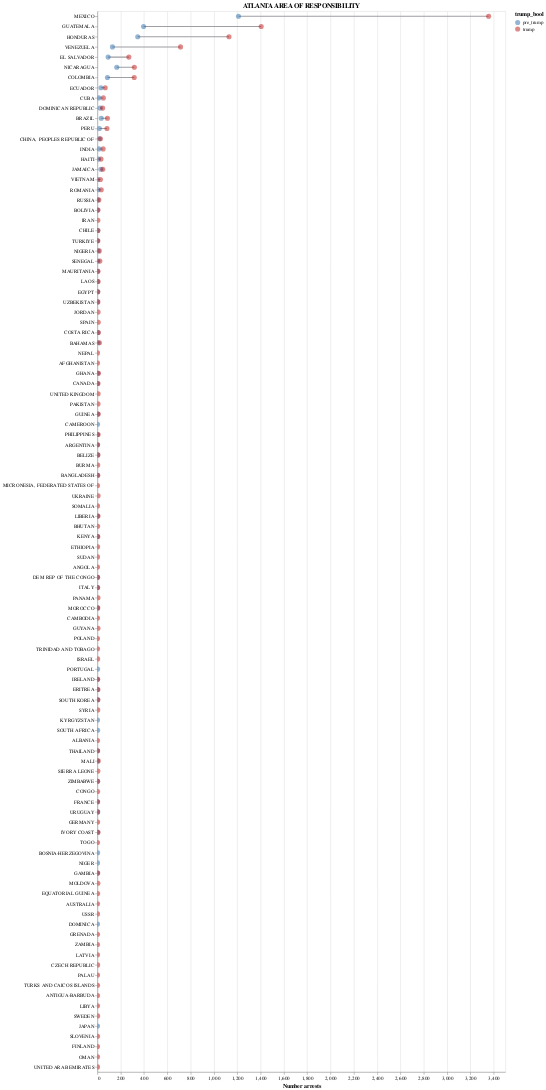

The cell this chart's notebook holds for it:
### Code cell
country_pre_post_plot('ATLANTA AREA OF RESPONSIBILITY', interactive=True)

### Figure 1 — Vega-Lite specification as saved in the notebook (floating-point values rounded to 4 significant figures; data arrays with more than 128 entries replaced by an {"elided": "..."} marker saying what was removed)
{"config": {"view": {"continuousWidth": 300, "continuousHeight": 300}}, "layer": [{"mark": {"type": "line", "color": "#9E9EA3"}, "encoding": {"detail": {"field": "citizenship_country", "type": "nominal"}, "x": {"field": "num_arrests", "type": "quantitative"}, "y": {"field": "citizenship_country", "sort": {"elided": "187 str values"}, "type": "nominal"}}, "name": "view_6"}, {"mark": {"type": "point", "filled": true, "opacity": 0.5, "size": 100}, "encoding": {"color": {"field": "trump_bool", "scale": {"domain": ["pre_trump", "trump"], "range": ["#2a6ca8", "#bf1515"]}, "type": "nominal"}, "x": {"field": "num_arrests", "title": "Number arrests", "type": "quantitative"}, "y": {"field": "citizenship_country", "sort": {"elided": "187 str values"}, "title": "", "type": "nominal"}}, "title": "ATLANTA AREA OF RESPONSIBILITY"}], "data": {"name": "data-b28788f5b258ad5b96861580a79dcbe8"}, "params": [{"name": "param_6", "select": {"type": "interval", "encodings": ["x", "y"]}, "bind": "scales", "views": ["view_6"]}], "width": 800, "$schema": "https://vega.github.io/schema/vega-lite/v5.20.1.json", "datasets": {"data-b28788f5b258ad5b96861580a79dcbe8": {"elided": "156 records"}}}
